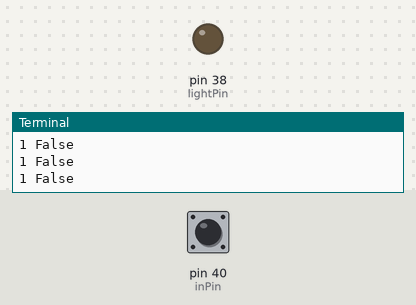
Recording of a program running on a simulated Raspberry Pi (header pin numbers). Shown: output pins drawn as LEDs (lit = HIGH), the last lines printed to the terminal. Dashed ring = blinking. Inputs (shaded band) come from the test bench; at power-on: pin 40 (inPin) HIGH.

Above: at 1.2 s.
1.3 s: pin 40 (inPin) pulled LOW for 3.2 s
At 1.9 s:
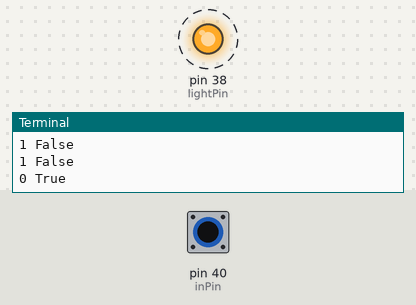
Timing chart, 0 to 5.5 s (numbered marks = the images above; inputs shaded):
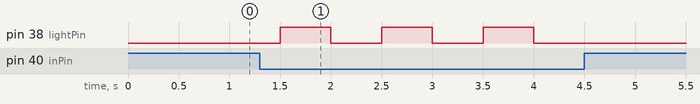

The program:

GPIOInput-light-toggle.py
```python
# read 3.3v GPIO 1 with GPIO 40


import RPi.GPIO as GPIO
from time import sleep
# use the physical numbering system on the board
# instead of BCIM system
GPIO.setmode(GPIO.BOARD)
def boolToStr(input):
    if input == True:
        return "True"
    else:
        return "False"
def readValueToString(input):
    if input == 1:
        return "1"
    else:
        return "0"

inPin = 40
GPIO.setup(inPin, GPIO.IN, pull_up_down=GPIO.PUD_UP)
lightPin = 38
GPIO.setup(lightPin, GPIO.OUT)
light = False
buttonState = 0
buttonStateOld = 0
try:
    while True:
        readVal = GPIO.input(inPin) #read the value from the 40
        if readVal == 0:
            light = not light

        if light == True:
            GPIO.output(lightPin, GPIO.HIGH)
        else:
            GPIO.output(lightPin, GPIO.LOW)
        print(readValueToString(readVal) +" "+  boolToStr(light))

        sleep(0.5)
except KeyboardInterrupt:
    GPIO.cleanup()
    print("ending...")
```

Measured:
- after the input at 1.3 s, pin 38 (lightPin): alternates HIGH for 0.50 s and LOW for 0.50 s, 6 changes in all, then stays LOW, starting after 0.20 s
